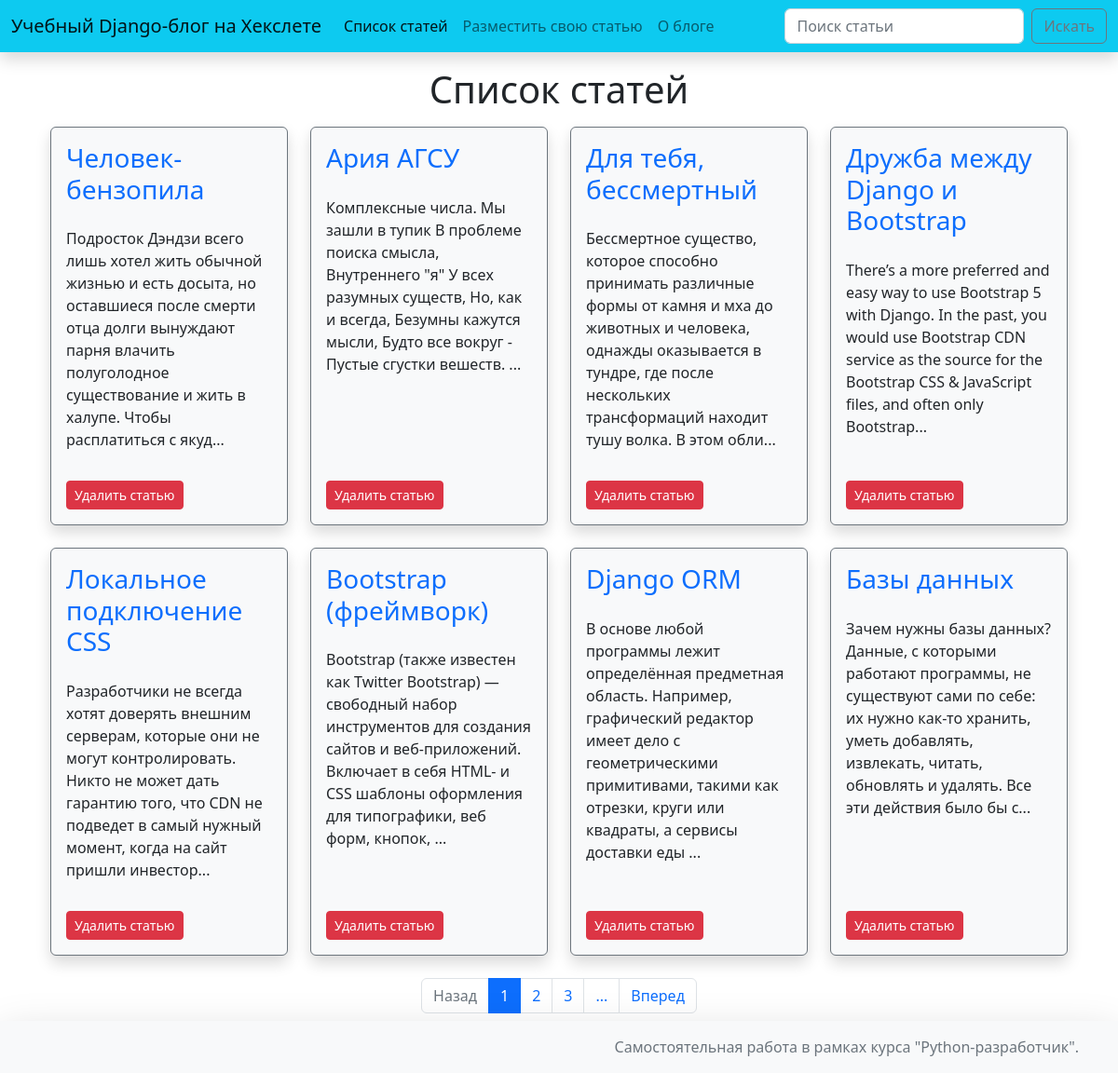
The app's page /articles/ with its own data.
### hexlet_django_blog/article/models.py (models this page shows, shortened)
class Article(models.Model):
    name = models.CharField(max_length=200)  # название статьи
    body = models.TextField()  # тело статьи
    timestamp = models.DateTimeField(auto_now_add=True)

### hexlet_django_blog/article/views.py (the view)
# urls.py: path('', views.IndexView.as_view(), name='articles'),
class IndexView(View):
    def get(self, request, *args, **kwargs):
        query = request.GET.get('q', '')
        page = int(request.GET.get('page', '1'))
        if query:
            articles = Article.objects.filter(Q(name__icontains=query))
        else:
            articles = Article.objects.all().order_by('id')
        articles_paginator = Paginator(articles, 8)
        return render(request, 'articles/index.html', context={
            'articles': articles_paginator.get_page(page),
            'query': query,
            'num_pages': articles_paginator.num_pages
        })

### hexlet_django_blog/templates/articles/index.html (shortened to what this page needs)
{% extends 'layout/default.html' %}
{% block article_list %}active{% endblock %}
{% block title %}Список статей{% endblock %}
{% block content %}
    <div class="container">
        <div class="row md-3">
            {% for article in articles %}
            <div class="col-12 col-md-4 col-lg-3 mb-4">
                <article class="border border-secondary rounded shadow bg-light h-100 d-flex flex-column bd-highlight p-2 mb-3" >
                    <div class="p-2 bd-highlight"><h3><a class="link-primary text-decoration-none" href="{% url 'article' article.id %}">{{ article.name }}</a></h3></div>
                    <div class="p-2 bd-highlight">{%if article.body|length > 200 %}{{ article.body|slice:":200" }}...{% else %}{{ article.body }}{% endif %}</div>
                    <div class="mt-auto p-2 bd-highlight">
                        <form action="{% url 'article_delete' article.id %}" method="post">
                        <button type="submit" class="btn btn-danger btn-sm">Удалить статью</button>
                        </form>
                    </div>
                </article>
            </div>
            {% endfor %}
        </div>
        {% if num_pages > 1 %}
        <div class="row">
            <div class="col">
                <nav>
                  <ul class="pagination justify-content-center">
                    <li class="page-item {% if not articles.has_previous %}disabled{% endif %}">
                      <a class="page-link" href="{% if articles.has_previous %}{% url 'articles' %}?page={{ articles.previous_page_number }}{% endif %}">Назад</a>
                    </li>
                        {% for page in articles.paginator.page_range %}
                          <li class="page-item {% if page == articles.number %}active{% endif %}">
                              {% if page > articles.number|add:'-3' and page < articles.number|add:'3' %}
                              <a class="page-link" href="{% url 'articles' %}?page={{ page }}">{{ page }}</a>
                              {% endif %}
                          </li>
                        {% endfor %}
                        {% if articles.paginator.num_pages > articles.number|add:'2' %}
                        <li class="page-item">
                            <a class="page-link" href="{% url 'articles' %}?page={{ articles.number|add:'3' }}">...</a>
                        </li>
                        {% endif %}
                    <li class="page-item {% if not articles.has_next %}disabled{% endif %}">
                      <a class="page-link" href="{% if articles.has_next %}{% url 'articles' %}?page={{ articles.next_page_number }}{% endif %}">Вперед</a>
                    </li>
                  </ul>
                </nav>
            </div>
        </div>
        {% endif %}
    </div>
{% endblock %}

### records on screen
Article: name "Человек-бензопила", body "Подросток Дэндзи всего лишь хотел жить обычной жизнью и есть досыта, но оставшиеся после смерти отца долги вынуждают парня влачить полуголодное существование и жить в халупе. Чтобы расплатиться с якуд"
Article: name "Ария АГСУ", body "Комплексные числа. Мы зашли в тупик В проблеме поиска смысла, Внутреннего \"я\" У всех разумных существ, Но, как и всегда, Безумны кажутся мысли, Будто все вокруг - Пустые сгустки вешеств."
Article: name "Для тебя, бессмертный", body "Бессмертное существо, которое способно принимать различные формы от камня и мха до животных и человека, однажды оказывается в тундре, где после нескольких трансформаций находит тушу волка. В этом обли"
Article: name "Дружба между Django и Bootstrap", body "There’s a more preferred and easy way to use Bootstrap 5 with Django. In the past, you would use Bootstrap CDN service as the source for the Bootstrap CSS & JavaScript files, and often only Bootstrap"
Article: name "Локальное подключение CSS", body "Разработчики не всегда хотят доверять внешним серверам, которые они не могут контролировать. Никто не может дать гарантию того, что CDN не подведет в самый нужный момент, когда на сайт пришли инвестор"
Article: name "Bootstrap (фреймворк)", body "Bootstrap (также известен как Twitter Bootstrap) — свободный набор инструментов для создания сайтов и веб-приложений. Включает в себя HTML- и CSS шаблоны оформления для типографики, веб форм, кнопок,"
Article: name "Django ORM", body "В основе любой программы лежит определённая предметная область. Например, графический редактор имеет дело с геометрическими примитивами, такими как отрезки, круги или квадраты, а сервисы доставки еды"
Article: name "Базы данных", body "Зачем нужны базы данных? Данные, с которыми работают программы, не существуют сами по себе: их нужно как-то хранить, уметь добавлять, извлекать, читать, обновлять и удалять. Все эти действия было бы с"

### other values on screen
{{ page }} "1" "2" "3"
